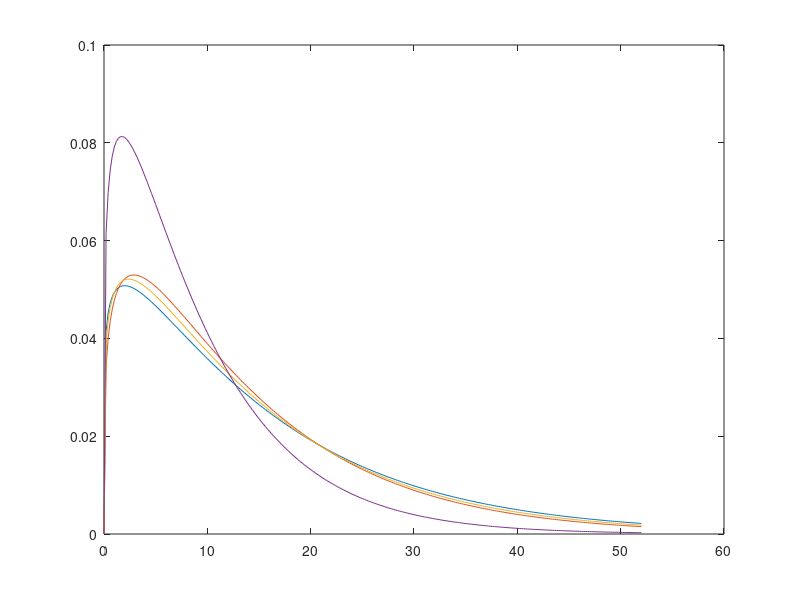

Reproduce this figure in MATLAB.
% test

% retry_BP

% x = 0:0.2:15;
% y = chi2pdf(x,4);
% plot(x,y)
% hold on
% y = chi2pdf(x,3);
% plot(x,y)
% y = chi2pdf(x,2);
% plot(x,y)
% y = chi2pdf(x,1);
% plot(x,y)
% hold off
% 
% x = 0:0.2:15;
% y = gampdf(x,2,0);
% plot(x,y)
% hold off
% 
% x = 0:0.2:30;
% for k = 0:10
%     for theta = 1:5
%         y = gampdf(x,k,theta);
%         plot(x,y)
%         hold on
%     end
% end
% hold off

gamma_k = 0.1351
gamma_theta = 2.6231
x = 0:0.2:52;
y = gampdf(x,exp(gamma_k),exp(gamma_theta));
plot(x,y)
hold on
gamma_k = 0.2252
gamma_theta = 2.4367
x = 0:0.2:52;
y = gampdf(x,exp(gamma_k),exp(gamma_theta));
plot(x,y)
hold on
gamma_k = 0.1727
gamma_theta = 2.5329
x = 0:0.2:52;
y = gampdf(x,exp(gamma_k),exp(gamma_theta));
plot(x,y)
hold on

x = 0:0.2:52;
y = gampdf(x,1.2212,7.736118);
plot(x,y)
hold off

%% generate simu data
clc
clear

N=200000;    %number of bands (alternatives) * number of choices to make           w: total number of observations
J=2;       %number of alternatives
T=N/J;      %number of choices
b=[1 0.5 0.7];

rng(0);

features=randn(T,3)-5;                                        %Nx3              w: features are variables here
% rand_index = randsample(N,100);
utilty=exp(b(1)+b(2)*features(:,1)+b(3)*features(:,3));     %Nx1
% utilty = reshape(utilty,T,J);                               %TxJ
% utilty_all=sum(utilty,2);                                 %Tx1
% utilty_all=repmat(utilty_all,1,J);                      %TxJ
prob=utilty./(utilty+1);                                  %TxJ
prob = [prob 1-prob];
prob=cumsum(prob')';
draw_for_choice=rand(T,1);
draw_for_choice=repmat(draw_for_choice,1,J);                %TxJ
choice=prob<draw_for_choice;
choice=sum(choice,2)+1;
choice=repmat(choice,1,J);
test=repmat(1:J,T,1);
choice=choice==test;

sum(choice,1)
max(prob)
min(prob)

test_matrix = [features(:,1) features(:,3) choice(:,1)];
save('test_matp.mat','test_matrix') ;
